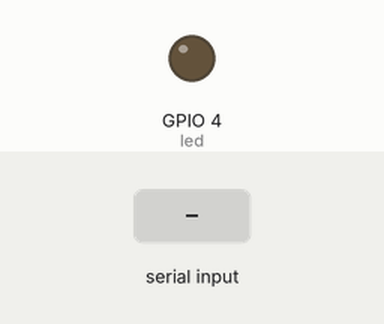
Recording of a program running on a simulated Raspberry Pi (BCM pin numbers). Parts: output pins drawn as LEDs (lit = HIGH). The test bench sets the inputs (shaded band).

Above: at 1.2 s.
1.3 s: "on\n" received over the second serial link
At 2.6 s:
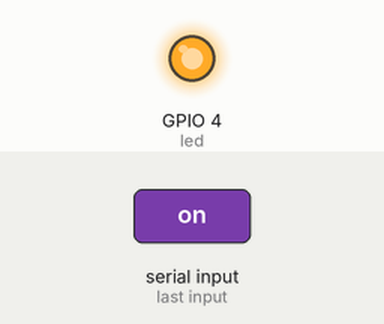
Timing chart, 0 to 4.3 s (numbered marks = the images above; inputs shaded):
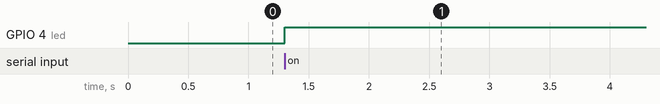

Measured:
- after the input at 1.3 s, GPIO 4 (led): LOW → HIGH at once

The program:

toggle_uart.py
```python
'''=====================================================================
  This program is free software: you can redistribute it and/or modify
  it under the terms of the GNU General Public License as published by
  the Free Software Foundation, either version 3 of the License, or
  (at your option) any later version.

  This program is distributed in the hope that it will be useful,
  but WITHOUT ANY WARRANTY; without even the implied warranty of
  MERCHANTABILITY or FITNESS FOR A PARTICULAR PURPOSE.  See the
  GNU General Public License for more details.

  You should have received a copy of the GNU General Public License
  along with this program.  If not, see <http://www.gnu.org/licenses/>.
  ---------------------------------------------------------------------
  Purpose : Read commands from UART to control LED state.
            Use gpiozero module to control the LED.
  Date    : 15 Apr 2019
  Boards  : Raspberry Pi 2, 3
  =====================================================================
'''

import serial
from gpiozero import LED

ser = serial.Serial("/dev/ttyAMA0", 115200)
led = LED(4)
ledcmds = ['off', 'on']
try:
    while True:
        cmd = ser.read_until().strip(b'\r\n').decode()

        if cmd not in ledcmds:
            ser.write("Not a valid LED command; valid commands are 'off' and 'on'.".encode())
            continue

        ser.write("Turning {} the LED...".format(cmd.upper()).encode())
        if cmd == 'on':
            led.on()
        else:
            led.off()
except KeyboardInterrupt:
    if ser != None:
        ser.close()
```
